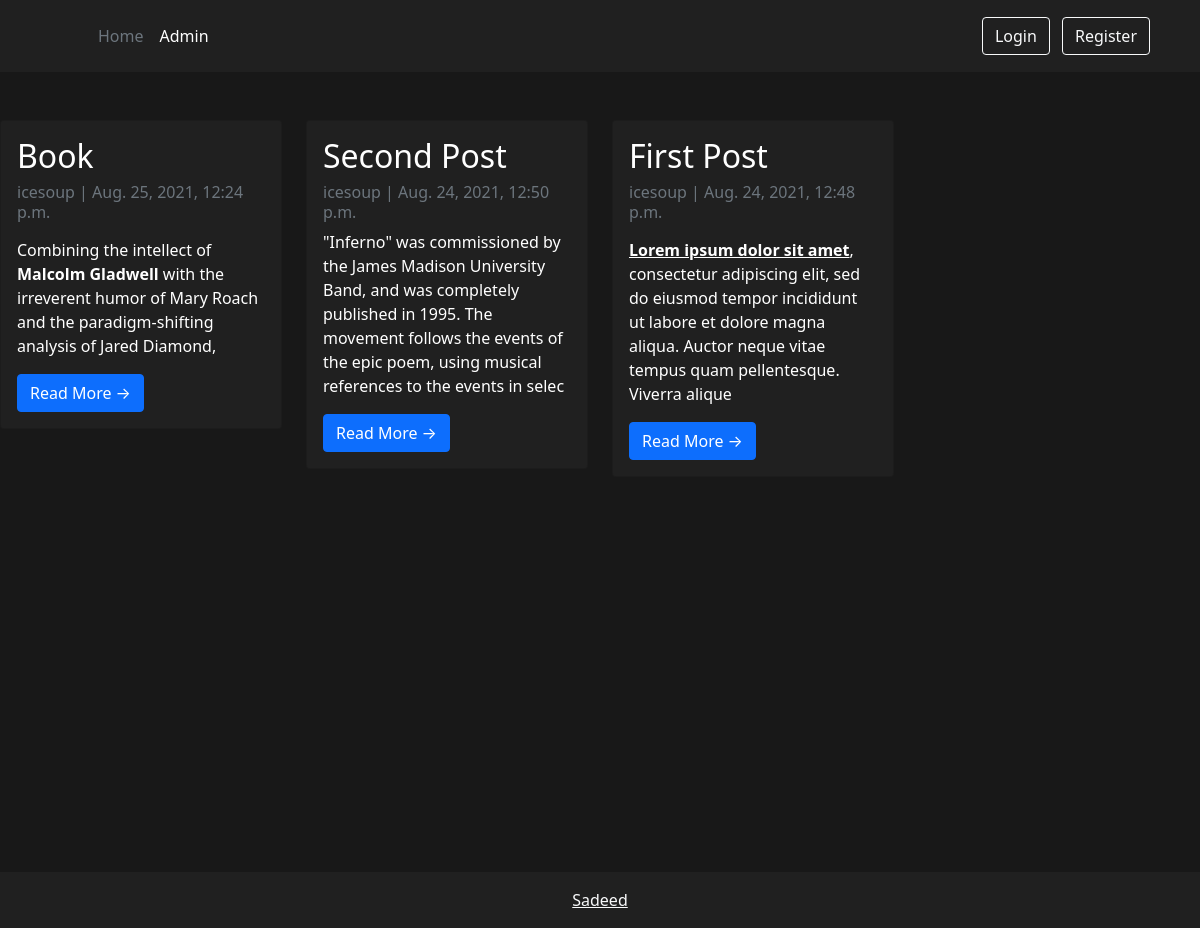
The page / on the database its author committed.
### blog/models.py (models this page shows, shortened)
class Post(models.Model):
    title = models.CharField(max_length=200, unique=True)
    slug = models.SlugField(max_length=200, unique=True)
    author = models.ForeignKey(User, on_delete= models.CASCADE,related_name='blog_posts')
    updatedOn = models.DateTimeField(auto_now= True)
    content = models.TextField()
    createdOn = models.DateTimeField(auto_now_add=True)
    status = models.IntegerField(choices=STATUS, default=1)
    class Meta:
        ordering = ['-createdOn']

### blog/views.py (the view)
# urls.py: path('', views.PostList.as_view(), name='home'),
class PostList(generic.ListView):
    queryset = Post.objects.filter(status=1).order_by('-createdOn')
    template_name = 'blog/index.html'

### blog/templates/blog/index.html (shortened to what this page needs)
{% extends 'base.html' %}
{% block content %}
<div class="row" >
    {% for post in post_list %}
    <div class="col-sm-6 col-md-3">
        <div class="card mt-5" style="background-color: #202020; color: #FFFFFF;">
            <div class="card-body">
                <h2 class="card-title">{{ post.title }}</h2>
                <p class="card-text text-muted h6">{{ post.author }} | {{ post.createdOn}} </p>
                <p class="card-text">{{post.content|slice:":200" | safe }}</p>
                <a href="{% url 'post_detail' post.slug  %}" class="btn btn-primary">Read More &rarr;</a>
            </div>
        </div>
    </div>
    {% endfor %}
</div>
{% endblock content %}

### templates/snippets/base_css.html (style rules this page uses)
body { background-color: #181818; }
:root { --main-background-color: #181818; --dark-background-color: #202020; --secondary-text-color: #AAAAAA; --light-primary-text-color: #FFFFFF; }

### rows shown on the page
Post: title "Book", author "icesoup", createdOn "Aug. 25, 2021, 12:24 p.m.", content "Combining the intellect of Malcolm Gladwell with the irreverent humor of Mary Roach and the paradigm-shifting analysis of Jared Diamond,"
Post: title "Second Post", author "icesoup", createdOn "Aug. 24, 2021, 12:50 p.m.", content "\"Inferno\" was commissioned by the James Madison University Band, and was completely published in 1995. The movement follows the events of the epic poem, using musical references to the events in selec"
Post: title "First Post", author "icesoup", createdOn "Aug. 24, 2021, 12:48 p.m.", content "Lorem ipsum dolor sit amet , consectetur adipiscing elit, sed do eiusmod tempor incididunt ut labore et dolore magna aliqua. Auctor neque vitae tempus quam pellentesque. Viverra alique"
